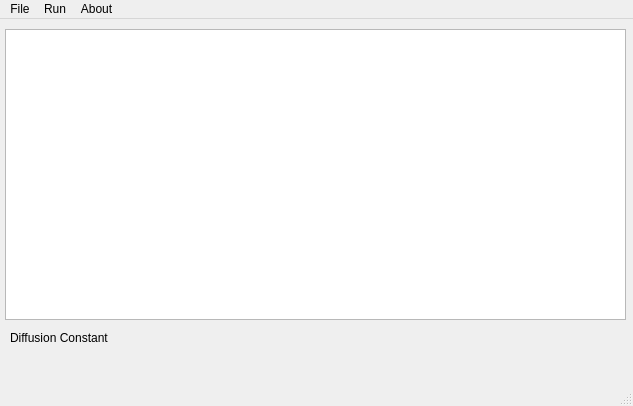
<?xml version="1.0" encoding="UTF-8"?>
<ui version="4.0">
 <class>MainWindow</class>
 <widget class="QMainWindow" name="MainWindow">
  <property name="geometry">
   <rect>
    <x>0</x>
    <y>0</y>
    <width>633</width>
    <height>406</height>
   </rect>
  </property>
  <property name="windowTitle">
   <string>FrapTool</string>
  </property>
  <widget class="QWidget" name="centralWidget">
   <widget class="QTableView" name="tableView">
    <property name="geometry">
     <rect>
      <x>5</x>
      <y>10</y>
      <width>621</width>
      <height>291</height>
     </rect>
    </property>
   </widget>
   <widget class="QLabel" name="label">
    <property name="geometry">
     <rect>
      <x>10</x>
      <y>310</y>
      <width>131</width>
      <height>17</height>
     </rect>
    </property>
    <property name="text">
     <string>Diffusion Constant</string>
    </property>
   </widget>
   <widget class="QLabel" name="label_result">
    <property name="geometry">
     <rect>
      <x>140</x>
      <y>310</y>
      <width>66</width>
      <height>17</height>
     </rect>
    </property>
    <property name="text">
     <string/>
    </property>
   </widget>
  </widget>
  <widget class="QMenuBar" name="menuBar">
   <property name="geometry">
    <rect>
     <x>0</x>
     <y>0</y>
     <width>633</width>
     <height>25</height>
    </rect>
   </property>
   <widget class="QMenu" name="menuFile">
    <property name="title">
     <string>File</string>
    </property>
    <widget class="QMenu" name="menuImport_Images">
     <property name="title">
      <string>Import Images</string>
     </property>
     <addaction name="actionBackground"/>
     <addaction name="actionClosed_Aperature"/>
     <addaction name="actionImage_Stack"/>
    </widget>
    <addaction name="menuImport_Images"/>
    <addaction name="actionExport_Data"/>
    <addaction name="separator"/>
    <addaction name="actionExit"/>
   </widget>
   <widget class="QMenu" name="menuRun">
    <property name="title">
     <string>Run</string>
    </property>
    <addaction name="actionRun_Experiment"/>
   </widget>
   <widget class="QMenu" name="menuAbout">
    <property name="title">
     <string>About</string>
    </property>
   </widget>
   <addaction name="menuFile"/>
   <addaction name="menuRun"/>
   <addaction name="menuAbout"/>
  </widget>
  <widget class="QStatusBar" name="statusBar"/>
  <action name="actionBackground">
   <property name="text">
    <string>Background</string>
   </property>
  </action>
  <action name="actionClosed_Aperature">
   <property name="text">
    <string>Closed Aperature</string>
   </property>
  </action>
  <action name="actionImage_Stack">
   <property name="text">
    <string>Image Stack</string>
   </property>
  </action>
  <action name="actionExit">
   <property name="text">
    <string>Exit</string>
   </property>
  </action>
  <action name="actionExport_Data">
   <property name="text">
    <string>Export Data</string>
   </property>
  </action>
  <action name="actionRun_Experiment">
   <property name="text">
    <string>Run Experiment</string>
   </property>
  </action>
 </widget>
 <layoutdefault spacing="6" margin="11"/>
 <resources/>
 <connections>
  <connection>
   <sender>actionExit</sender>
   <signal>triggered()</signal>
   <receiver>MainWindow</receiver>
   <slot>close()</slot>
   <hints>
    <hint type="sourcelabel">
     <x>-1</x>
     <y>-1</y>
    </hint>
    <hint type="destinationlabel">
     <x>316</x>
     <y>202</y>
    </hint>
   </hints>
  </connection>
 </connections>
</ui>
